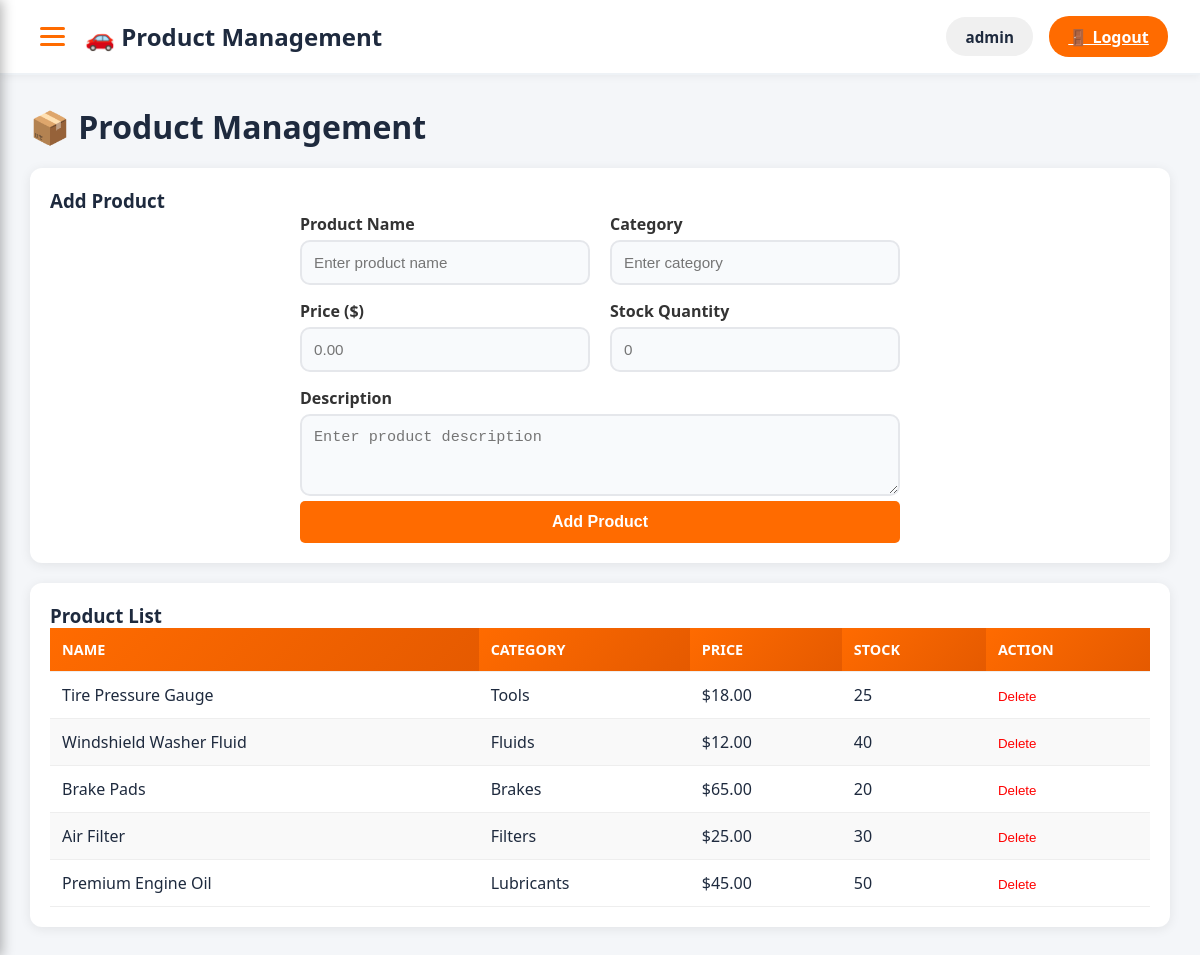
/admin/products.php (signed in), run on the app's committed database.
### tables this page shows
CREATE TABLE `products` (
  `id` int(11) NOT NULL,
  `name` varchar(100) NOT NULL,
  `category` varchar(50) DEFAULT NULL,
  `price` decimal(10,2) NOT NULL,
  `stock` int(11) DEFAULT 0,
  `description` text DEFAULT NULL,
  `created_at` timestamp NOT NULL DEFAULT current_timestamp()
);

### admin/products.php (the view, shortened to what this page needs)
<?php
require_once '../config/database.php';
$products = $pdo->query("SELECT * FROM products ORDER BY id DESC")->fetchAll();
?>
<!DOCTYPE html>
<html lang="en">
<head>
    <link rel="stylesheet" href="../assets/css/style.css">
    <link rel="stylesheet" href="../assets/css/sidebar.css">
    <link rel="stylesheet" href="../assets/css/admin.css">
</head>
<body>
<header>
    <div class="custom-header">
        <div class="header-left">
            <div class="hamburger-btn" onclick="toggleMenuAdmin()" title="Menu">
                <span></span>
                <span></span>
                <span></span>
            </div>
            <h2>🚗 Product Management</h2>
        </div>
        <div class="header-right">
            <div class="user-section">
                <span class="username">
                    <?= htmlspecialchars($_SESSION['username'] ?? 'Admin'); ?>
                </span>
                <a href="../p_login/logout.php" class="logout-btn">🚪 Logout</a>
            </div>
        </div>
    </div>
</header>
<div class="dashboard">
    <div class="main">
        <h1>📦 Product Management</h1>
        <div class="panel">
            <h3>Add Product</h3>
            <form method="POST" class="add-product-form">
                <div class="form-row">
                    <div class="form-group">
                        <label for="name">Product Name</label>
                        <input type="text" id="name" name="name" placeholder="Enter product name" required>
                    </div>
                    <div class="form-group">
                        <label for="category">Category</label>
                        <input type="text" id="category" name="category" placeholder="Enter category">
                    </div>
                </div>
                <div class="form-row">
                    <div class="form-group">
                        <label for="price">Price ($)</label>
                        <input type="number" id="price" name="price" step="0.01" placeholder="0.00" required>
                    </div>
                    <div class="form-group">
                        <label for="stock">Stock Quantity</label>
                        <input type="number" id="stock" name="stock" placeholder="0" required>
                    </div>
                </div>
                <div class="form-group full-width">
                    <label for="description">Description</label>
                    <textarea id="description" name="description" placeholder="Enter product description" rows="3"></textarea>
                </div>
                <button type="submit" name="add" class="btn-add">Add Product</button>
            </form>
        </div>
        <div class="panel">
            <h3>Product List</h3>
            <table>
                <thead><tr><th>Name</th><th>Category</th><th>Price</th><th>Stock</th><th>Action</th></tr></thead>
                <tbody>
                    <?php foreach($products as $p): ?>
                    <tr>
                        <td><?= htmlspecialchars($p['name']) ?></td>
                        <td><?= htmlspecialchars($p['category']) ?></td>
                        <td>$<?= number_format($p['price'], 2) ?></td>
                        <td><?= $p['stock'] ?></td>
                        <td>
                            <form method="POST" style="display:inline;" onsubmit="return confirm('Delete?')">
                                <button type="submit" style="color:red; background:none; border:none; cursor:pointer;">Delete</button>
                            </form>
                        </td>
                    </tr>
                    <?php endforeach; ?>
                </tbody>
            </table>
        </div>
    </div>
</div>
</body>
</html>

### assets/css/style.css (style rules this page uses)
* { margin: 0; padding: 0; box-sizing: border-box; }
body { font-family: 'Segoe UI', Tahoma, Geneva, Verdana, sans-serif; color: #1e2a3e; background: #ffffff; }
header { display: flex; justify-content: space-between; align-items: center; padding: 1rem 2rem; background: white; border-bottom: 2px solid #eef2f6; position: sticky; top: 0; z-index: 100; box-shadow: 0 2px 8px rgba(0,0,0,0.05); }
.custom-header { display: flex; justify-content: space-between; align-items: center; width: 100%; }
.header-left { display: flex; align-items: center; gap: 12px; }
.header-left h2 { color: #1e2a3e; font-size: 1.5rem; font-weight: 700; margin: 0; }
.user-section { display: flex; align-items: center; gap: 1rem; margin-left: auto; }
.username { color: #1e2a3e; font-weight: 600; padding: 0.6rem 1.2rem; background: #f0f0f0; border-radius: 20px; font-size: 0.95rem; }
.logout-btn { background: #ff6b00; color: white !important; padding: 0.6rem 1.2rem; border-radius: 20px; border: none; cursor: pointer; font-weight: 600; transition: all 0.3s ease; display: inline-block; }

### assets/css/admin.css (style rules this page uses)
* { margin: 0; padding: 0; box-sizing: border-box; }
body { font-family: 'Segoe UI', Tahoma, Geneva, Verdana, sans-serif; background: #f4f6f9; }
.hamburger-btn { display: flex; flex-direction: column; gap: 5px; background: none; border: none; cursor: pointer; padding: 0.5rem; transition: all 0.3s ease; }
.hamburger-btn span { width: 25px; height: 3px; background: #ff6b00; border-radius: 3px; transition: all 0.3s ease; }
.dashboard { display: flex; min-height: 100vh; }
.main { flex: 1; padding: 30px; margin-left: 0; width: 100%; }
.main h1 { margin-bottom: 20px; color: #1e2a3e; font-size: 2rem; }
.panel { background: white; padding: 20px; border-radius: 12px; margin-top: 20px; box-shadow: 0 2px 12px rgba(0,0,0,0.08); }
table { width: 100%; border-collapse: collapse; }
th, td { padding: 12px; text-align: left; border-bottom: 1px solid #eee; }
th { background: linear-gradient(135deg, #ff6b00 0%, #e55a00 100%); color: white; font-weight: 600; text-transform: uppercase; font-size: 0.9rem; }
tbody tr { transition: background 0.2s ease; }
tbody tr:nth-child(even) { background: #f9f9f9; }
.panel form input, .panel form select, .panel form textarea { width: 100%; padding: 12px; border: 2px solid #e5e7eb; border-radius: 10px; background: #f8fafc; font-size: 0.95rem; transition: all 0.3s ease; }

### admin/products.php (style rules this page uses)
.add-product-form { max-width: 600px; margin: 0 auto; }
.form-row { display: flex; gap: 20px; margin-bottom: 15px; }
.form-group { flex: 1; }
.form-group.full-width { width: 100%; }
.form-group label { display: block; margin-bottom: 5px; font-weight: 600; color: #333; }
.form-group input, .form-group textarea { width: 100%; padding: 10px; border: 1px solid #ddd; border-radius: 5px; font-size: 14px; transition: border-color 0.3s; }
.btn-add { background: #ff6b00; color: white; padding: 12px 24px; border: none; border-radius: 5px; cursor: pointer; font-size: 16px; font-weight: 600; transition: background 0.3s; width: 100%; }

### data on the page
products: name "Tire Pressure Gauge", category "Tools", price "18.00", stock "25"
products: name "Windshield Washer Fluid", category "Fluids", price "12.00", stock "40"
products: name "Brake Pads", category "Brakes", price "65.00", stock "20"
products: name "Air Filter", category "Filters", price "25.00", stock "30"
products: name "Premium Engine Oil", category "Lubricants", price "45.00", stock "50"

### other printed values
$_SESSION['username'] "admin"
